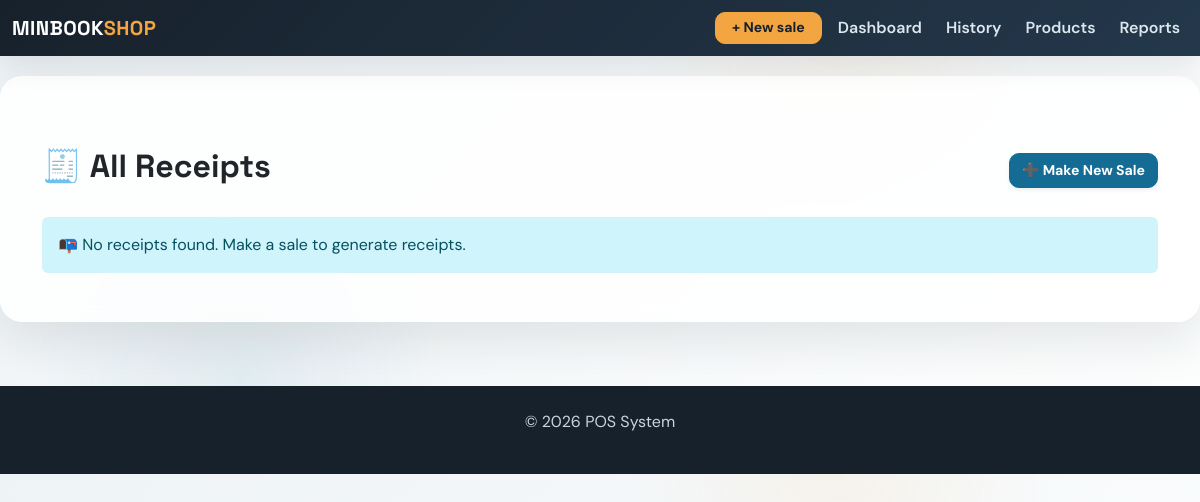
/receipts, run on an earlier commit of the app's database.
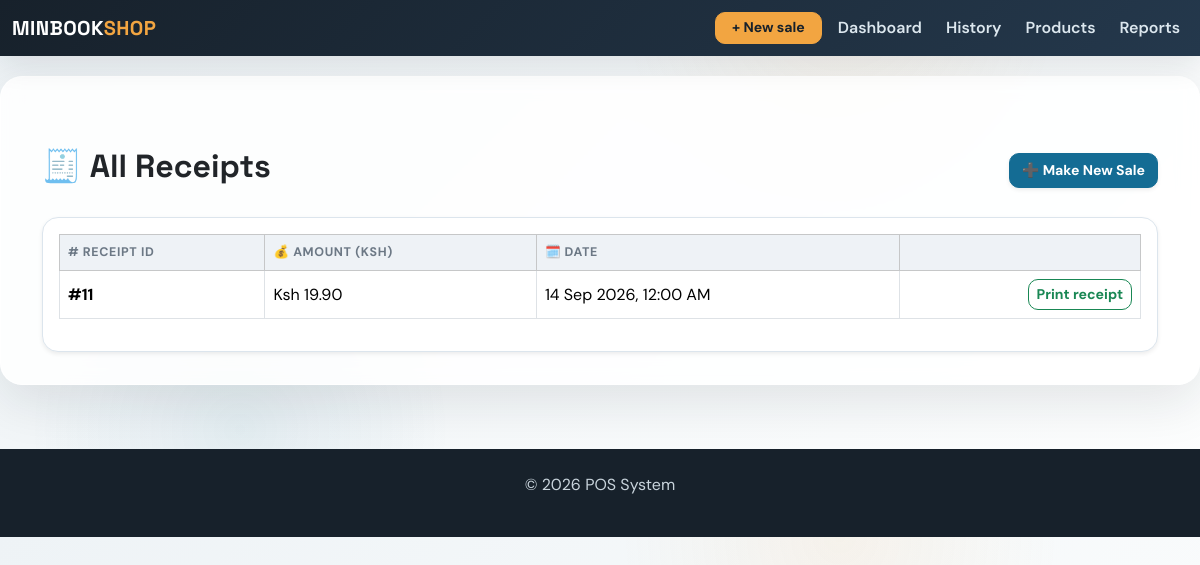
And on a later commit of the database.
### app/models.py (models this page shows, shortened)
class Sale(db.Model):
    id = db.Column(db.Integer, primary_key=True)
    amount = db.Column(db.Float, nullable=False)
    date = db.Column(db.Date, default=datetime.utcnow)
    user_id = db.Column(db.Integer, db.ForeignKey('user.id'), nullable=False)  # ForeignKey to User
    user = db.relationship('User', backref=db.backref('sales', lazy=True))  # Relationship with User
    product_id = db.Column(db.Integer, db.ForeignKey('product.id'), nullable=True)  # Legacy first product
    product = db.relationship('Product', backref=db.backref('sales', lazy=True))  # Relationship with Product
    quantity = db.Column(db.Integer, nullable=True)  # Legacy total quantity
    payment_method = db.Column(db.String(20), nullable=False, default='Cash')
    customer_name = db.Column(db.String(120), nullable=True)
    document_type = db.Column(db.String(20), nullable=False, default='receipt')
    discount = db.Column(db.Float, nullable=False, default=0.00)
    deposit = db.Column(db.Float, nullable=False, default=0.00)
    items = db.relationship('SaleItem', back_populates='sale', cascade='all, delete-orphan')

### app/routes.py (the view)
@main.route('/receipts')
def receipts():
    receipts_data = Sale.query.filter_by(document_type='receipt').order_by(Sale.id.desc()).all()
    return render_template('receipts.html', receipts=receipts_data)

### app/routes.py (called while the page is built)
@main.app_context_processor
def inject_now():
    return {'current_year': datetime.now().year}

### app/templates/receipts.html (shortened to what this page needs)
{% extends 'base.html' %}
{% block content %}
<div class="container mt-5">
    <div class="d-flex justify-content-between align-items-center mb-4">
        <h2 class="text-dark">🧾 All Receipts</h2>
        <a href="{{ url_for('main.sales') }}" class="btn btn-primary shadow-sm">➕ Make New Sale</a>
    </div>
    {% if receipts %}
    <div class="card shadow-sm rounded-4">
        <div class="card-body table-responsive">
            <table class="table table-hover table-bordered align-middle">
                <thead class="table-light">
                    <tr>
                        <th scope="col"># Receipt ID</th>
                        <th scope="col">💰 Amount (Ksh)</th>
                        <th scope="col">🗓️ Date</th>
                        <th scope="col"></th>
                    </tr>
                </thead>
                <tbody>
                    {% for receipt in receipts %}
                    <tr>
                        <td><strong>#{{ receipt.id }}</strong></td>
                        <td>Ksh {{ "{:,.2f}".format(receipt.amount) }}</td>
                        <td>{{ receipt.date.strftime('%d %b %Y, %I:%M %p') }}</td>
                        <td class="text-end"><a href="{{ url_for('main.receipt', sale_id=receipt.id) }}" class="btn btn-sm btn-outline-success" target="_blank">Print receipt</a></td>
                    </tr>
                    {% endfor %}
                </tbody>
            </table>
        </div>
    </div>
    {% else %}
    <div class="alert alert-info mt-3" role="alert">
        📭 No receipts found. Make a sale to generate receipts.
    </div>
    {% endif %}
</div>
{% endblock %}

What changed in the data, as far as the page shows it:
added Sale: id "11", amount "19.90", date "14 Sep 2026, 12:00 AM"
Also different on the page:
text no longer shown: "📭 No receipts found. Make a sale to generate receipts."
text now shown: "# RECEIPT ID 💰 AMOUNT (KSH) 🗓️ DATE"
